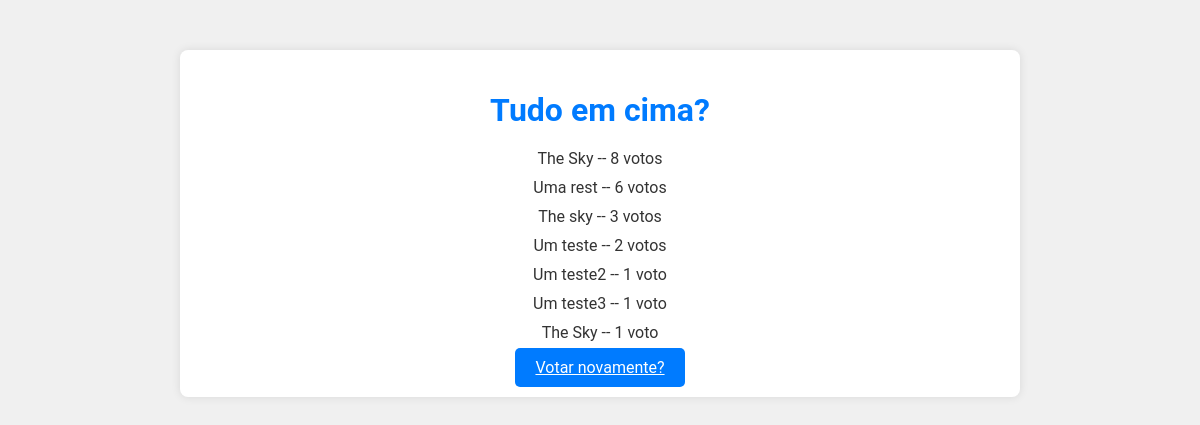
The page /polls/2/results/ on the database as committed earlier.
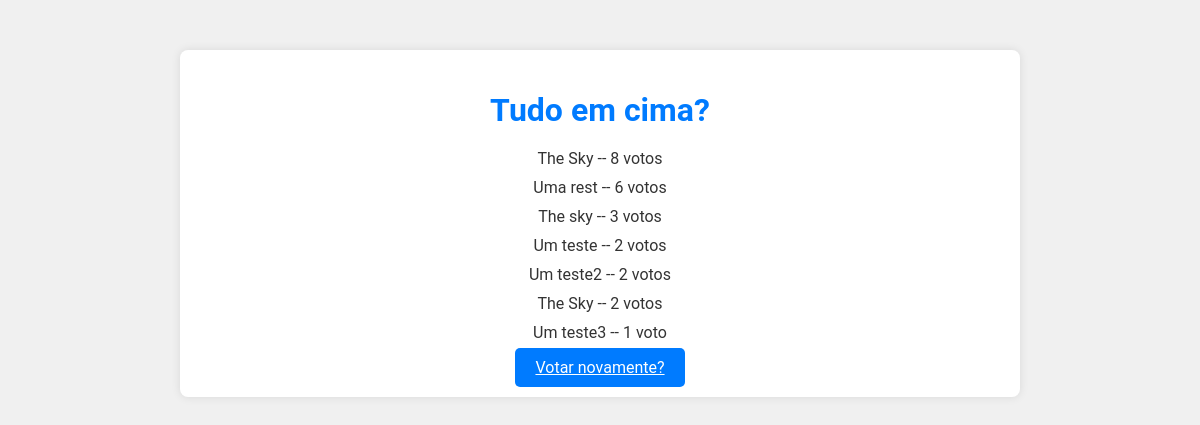
The same page on the database as committed later.
### polls/models.py (models this page shows, shortened)
class Choice(models.Model):
    question = models.ForeignKey(Question, on_delete=models.CASCADE)
    choice_text = models.CharField(max_length=200)
    votes = models.IntegerField(default=0)

### polls/views.py (the view)
# urls.py: path("<int:question_id>/results/", views.results, name="results"),
def results(request, question_id):
    question = get_object_or_404(Question, pk=question_id)
    choices = question.choice_set.order_by("-votes")
    return render(request, "polls/results.html", { "question": question , "choices": choices })

### polls/templates/polls/results.html
{% load static %}
<link rel="stylesheet" type="text/css" href="{% static 'css/style.css' %}">
<div class="container">
<h1>{{ question.question_text }}</h1>
<ul>
{% for choice in choices %}
    <li>{{ choice.choice_text }} -- {{ choice.votes }} voto{{ choice.votes|pluralize  }}</li>
{% endfor %}
</ul>
<a class="btn" href="{% url 'polls:detail' question.id %}">Votar novamente?</a>
</div>

Rows that differ between the two databases and show on the page:
changed Choice "Um teste2": votes "1" → "2"
changed Choice (number 6 of 7 on the later page): votes "1" → "2"; moves up the list
